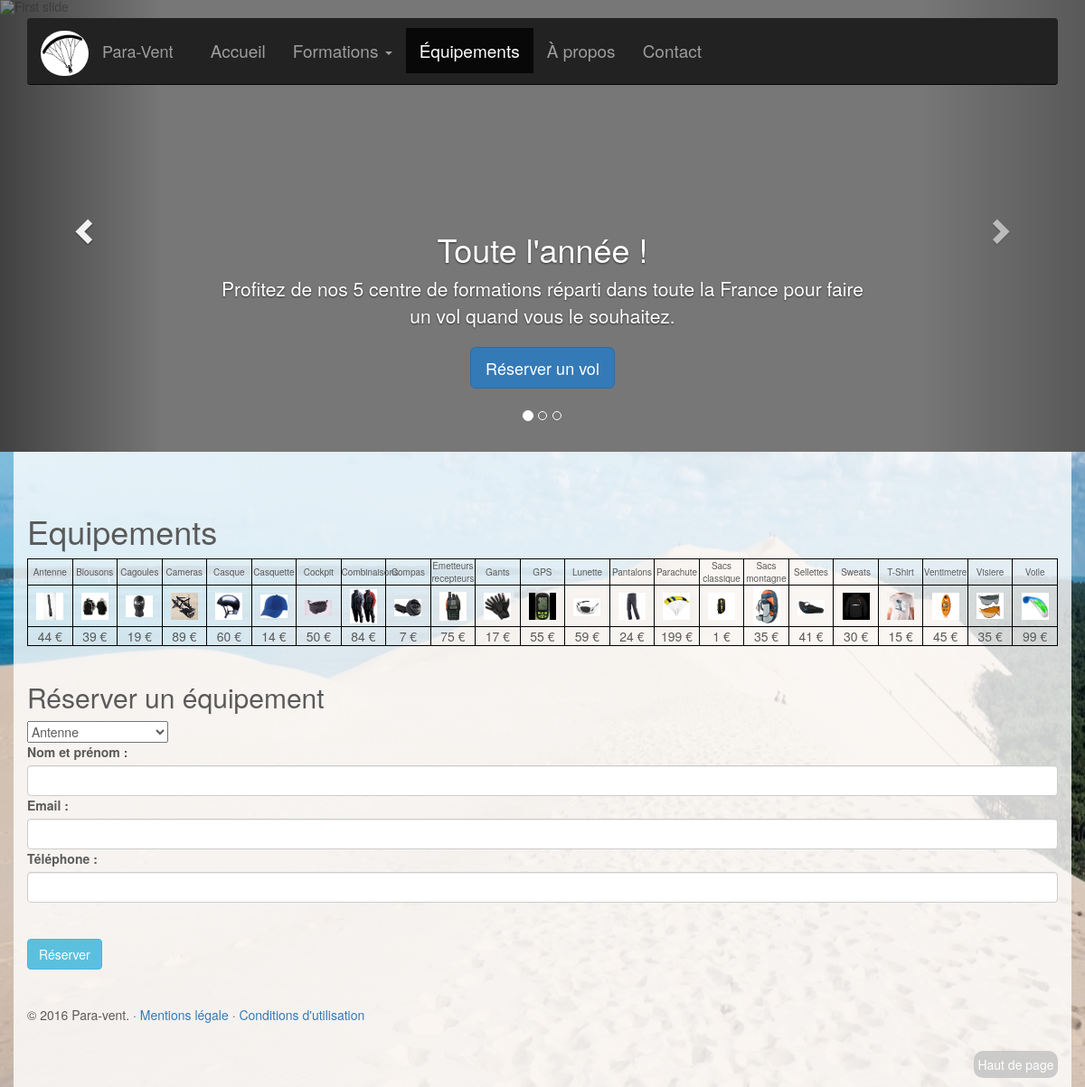
Page /Leger/Site/equipements/index.php on the committed database.
### tables this page shows
CREATE TABLE IF NOT EXISTS `article` (
  `id_article` int(11) NOT NULL AUTO_INCREMENT,
  `libelle_article` varchar(160) NOT NULL,
  `stock_article` int(100) NOT NULL,
  `id_fournisseur_article` int(11) NOT NULL,
  `prix_article` decimal(10,0) DEFAULT NULL,
  PRIMARY KEY (`id_article`),
  KEY `fk_article_fournisseur` (`id_fournisseur_article`)
);

### Leger/Site/equipements/index.php (the view, shortened to what this page needs)
<?php include '../header.php'; ?>
<?php include '../connexion.php'; ?>
    <h1>Equipements</h1>
<?php
        $query = 'select * from article order by libelle_article asc';
        $result = mysqli_query($bdd, $query);
        while($donnees = mysqli_fetch_array($result, MYSQLI_ASSOC))
        {
            $tableau[] = $donnees;
        }
        echo'<table class="tabprod"><tr>';
        foreach ($tableau as $tab){
            echo '<td style="border: solid black 1px; font-size: 10px;">'.$tab['libelle_article'].'</td>';
        }
        echo '</tr>';
        foreach ($tableau as $tab){
            $nomImg = $tab['libelle_article'];
            echo '<td style="border: solid black 1px;"><img style="width: 30px" src="../images/tabProd/'.$nomImg.'.jpg"></td>';
        }
        foreach ($tableau as $tab){
            echo '<td style="border: solid black 1px;">'.$tab['prix_article'].' €</td>';
        }
        echo'</tr></table>';
?>
    <br>
    <h2>Réserver un équipement</h2>
    <?php
        echo '<form method="post" action="reservation.php">
                <select name="combobox">';
            foreach ($tableau as $tab){
                echo '<option>'.$tab['libelle_article'].'</option>';
            }
            echo'</select>';
    ?>
    <br>
    <label for="nom">Nom et prénom :</label>
        <input type="text" class="form-control" id="nom" name="nom">
    <label for="email">Email :</label>
        <input type="email" class="form-control" id="email" name="mail">
    <label for="telephone">Téléphone :</label>
        <input type="tel" class="form-control" id="tel" name="tel">
    <br><br>
        <button type="submit" class="btn btn-info">Réserver</button>
    </form>
<?php include '../footer.php'; ?>

### Leger/Site/header.php (shortened to what this page needs)
<!DOCTYPE html>
<html lang="fr">
  <head>
    <link href="../css/bootstrap.min.css" rel="stylesheet">
    <link href="../css/carousel.css" rel="stylesheet">
    <link href="../css/style.css" rel="stylesheet">
  </head>
  <body>
    <div class="navbar-wrapper">
      <div class="container">
        <nav class="navbar navbar-inverse navbar-static-top">
          <div class="container">
            <div class="navbar-header">
              <a class="logo navbar-brand" href="../accueil/"><img src="../images/logo-parapente.png" height="50" width="53"/></a>
              <a class="navbar-brand" href="../accueil/">Para-Vent</a>
            </div>
            <div id="navbar" class="navbar-collapse collapse">
              <ul class="nav navbar-nav">
                <li id="accueil"><a href="../accueil/">Accueil</a></li>
                <li class="dropdown">
                  <a href="#" class="dropdown-toggle" data-toggle="dropdown" role="button" aria-haspopup="true" aria-expanded="false">Formations <span class="caret"></span></a>
                </li>
                <li id="equipements"><a href="../equipements/">Équipements</a></li>
                <li id="a-propos"><a href="../a-propos/">À propos</a></li>
                <li id="contact"><a href="../nous-contacter/">Contact</a></li>
              </ul>
            </div>
          </div>
        </nav>
      </div>
    </div>
    <div id="myCarousel" class="carousel slide" data-ride="carousel">
      <ol class="carousel-indicators">
        <li data-target="#myCarousel" data-slide-to="0" class="active"></li>
        <li data-target="#myCarousel" data-slide-to="1"></li>
        <li data-target="#myCarousel" data-slide-to="2"></li>
      </ol>
      <div class="carousel-inner" role="listbox">
        <div class="item active">
          <img class="first-slide" src="../images/parapente-accueil1.jpg" height="2842" width="5500" alt="First slide">
          <div class="container">
            <div class="carousel-caption">
              <h1>Toute l'année !</h1>
              <p>Profitez de nos 5 centre de formations réparti dans toute la France pour faire un vol quand vous le souhaitez.</p>
              <p><a class="btn btn-lg btn-primary" href="../formations/?id=1" role="button">Réserver un vol</a></p>
            </div>
          </div>
        </div>
      </div>
      <a class="left carousel-control" href="#myCarousel" role="button" data-slide="prev">
        <span class="glyphicon glyphicon-chevron-left" aria-hidden="true"></span>
      </a>
      <a class="right carousel-control" href="#myCarousel" role="button" data-slide="next">
        <span class="glyphicon glyphicon-chevron-right" aria-hidden="true"></span>
      </a>
    </div>
<div class="container marketing">

### Leger/Site/footer.php (shortened to what this page needs)
     <br>
     <br>
      <footer>
        <p>&copy; 2016 Para-vent. &middot; <a href="../mentions-legales/">Mentions légale</a> &middot; <a href="../terms/">Conditions d'utilisation</a></p>
        <br>
        <p class="pull-right"><a href="#">Haut de page</a></p>
      </footer>
    </div>
  </body>
</html>

### Leger/Site/css/carousel.css (style rules this page uses)
body { padding-bottom: 40px; color: #5a5a5a; }
.navbar-wrapper { position: absolute; top: 0; right: 0; left: 0; z-index: 20; }
.navbar-wrapper > .container { padding-right: 0; padding-left: 0; }
.navbar-wrapper .navbar { padding-right: 15px; padding-left: 15px; }
.navbar-wrapper .navbar .container { width: auto; }
.carousel { height: 500px; margin-bottom: 60px; }
.carousel-caption { z-index: 10; }
.carousel .item { height: 500px; background-color: #777; }
.carousel-inner > .item > img { position: absolute; top: 0; left: 0; min-width: 100%; height: 500px; }
.marketing h2 { font-weight: normal; }
@media (min-width: 768px) { .navbar-wrapper { margin-top: 20px; } }
@media (min-width: 768px) { .navbar-wrapper .container { padding-right: 15px; padding-left: 15px; } }
@media (min-width: 768px) { .navbar-wrapper .navbar { padding-right: 0; padding-left: 0; } }
@media (min-width: 768px) { .navbar-wrapper .navbar { border-radius: 4px; } }
@media (min-width: 768px) { .carousel-caption p { margin-bottom: 20px; font-size: 21px; line-height: 1.4; } }

### Leger/Site/css/style.css (style rules this page uses)
.logo img { margin-top: -12px; border-radius: 50px; }
.navbar { font-size: 19px; padding: 1%; }
.navbar-nav { padding-left: 1%; }
.marketing { height: 100%; padding-top: 23%; margin-top: -24%; margin-bottom: -20%; background-color: rgba(255, 255, 255, 0.8); }
body { background-image: url(../images/fond.jpg); background-repeat: no-repeat; background-attachment: fixed; background-size: 100% 100%; }
.pull-right { text-decoration: none; padding: 0.4%; border-radius: 10px; background-color: rgba(193, 193, 193, 0.8); }
.pull-right a { text-decoration: none; color: white; }
.tabprod { margin: auto; text-align: center; border: solid black 1px; table-layout: fixed; width: 100%; }

### rows in the picture
article: libelle_article "Antenne", libelle_article (picture), prix_article "44"
article: libelle_article "Blousons", libelle_article (picture), prix_article "39"
article: libelle_article "Cagoules", libelle_article (picture), prix_article "19"
article: libelle_article "Cameras", libelle_article (picture), prix_article "89"
article: libelle_article "Casque", libelle_article (picture), prix_article "60"
article: libelle_article "Casquette", libelle_article (picture), prix_article "14"
article: libelle_article "Cockpit", libelle_article (picture), prix_article "50"
article: libelle_article "Combinaisons", libelle_article (picture), prix_article "84"
article: libelle_article "Compas", libelle_article (picture), prix_article "7"
article: libelle_article "Emetteurs recepteurs", libelle_article (picture), prix_article "75"
article: libelle_article "Gants", libelle_article (picture), prix_article "17"
article: libelle_article "GPS", shows a picture, prix_article "55"
article: libelle_article "Lunette", libelle_article (picture), prix_article "59"
article: libelle_article "Pantalons", libelle_article (picture), prix_article "24"
article: libelle_article "Parachute", libelle_article (picture), prix_article "199"
article: libelle_article "Sacs classique", libelle_article (picture), prix_article "1"
article: libelle_article "Sacs montagne", libelle_article (picture), prix_article "35"
article: libelle_article "Sellettes", libelle_article (picture), prix_article "41"
article: libelle_article "Sweats", libelle_article (picture), prix_article "30"
article: libelle_article "T-Shirt", libelle_article (picture), prix_article "15"
article: libelle_article "Ventimetre", libelle_article (picture), prix_article "45"
article: libelle_article "Visiere", libelle_article (picture), prix_article "35"
article: libelle_article "Voile", libelle_article (picture), prix_article "99"

### other values in the picture
form field combobox "Antenne"
